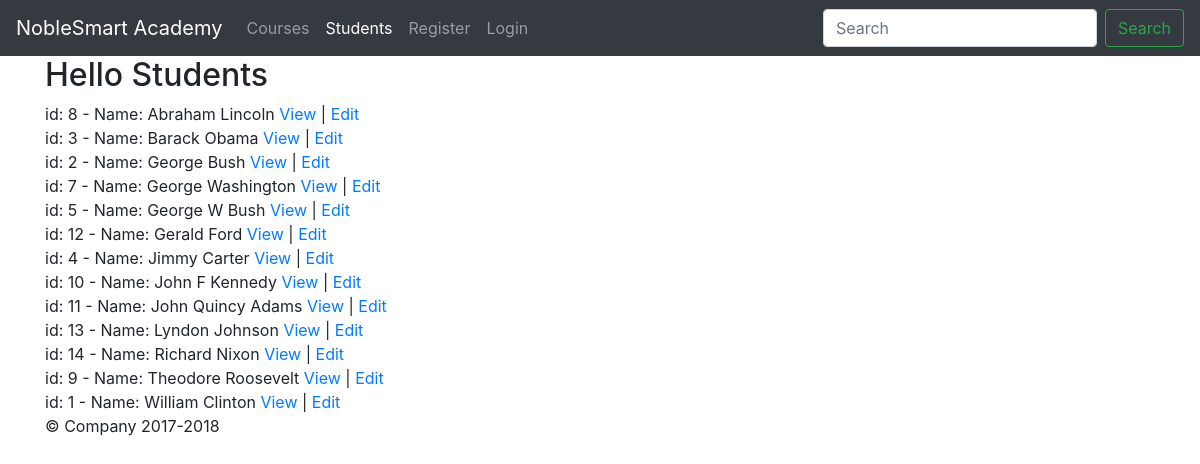
/student.php, run on the app's committed database.
### tables this page shows
CREATE TABLE IF NOT EXISTS `students` (
  `StudentID` int(11) NOT NULL AUTO_INCREMENT,
  `FirstName` varchar(50) NOT NULL,
  `LastName` varchar(50) NOT NULL,
  `MiddleInitial` varchar(5) DEFAULT NULL,
  `City` varchar(50) NOT NULL,
  `BirthDate` date DEFAULT NULL,
  PRIMARY KEY (`StudentID`)
);

### functions.php (the view, shortened to what this page needs)
<?php
function dbConnect($sql){
    $conn = new mysqli('127.0.0.1', 'root', 'root','academy',8889);
    $result = $conn->query($sql);
    return $result;
}
function buildMenu($arMenus){
    $page = $_SERVER['PHP_SELF'];
    $strOut = "<ul class='navbar-nav mr-auto'>";
    foreach($arMenus as $k=>$v) {
        $class = strpos($page, $v["link"]) === false ? '' : 'active';
        $strOut .= "<li class='nav-item $class'>";
        $strOut .= "<a class='nav-link' href=".$v["link"].">".$v["title"]."</a>";
        $strOut .= "</li>";
    }
    $strOut .= '</ul>';
    echo $strOut;
}
function userProfile(){
    if ($_SESSION != null){
        $fullname = $_SESSION["FullName"];
        $strOut = '<li class="nav-item dropdown">';
        $strOut .= '<a class="nav-link dropdown-toggle" href="http://example.com" id="dropdown01" data-toggle="dropdown" aria-haspopup="true" aria-expanded="false">'.$fullname.'</a>';
        $strOut .= '<div class="dropdown-menu" aria-labelledby="dropdown01">'.
          '<a class="dropdown-item" href="profile.php">Your Profile</a>'.
          '<a class="dropdown-item" href="courses.php">Your Courses</a>'.
          '<a class="dropdown-item" href="logout.php">Logout</a>'.
        '</div>'.
        '</li>';
    } else {
        $strOut = '<li class="nav-item">';
        $strOut .= '<a class="nav-link" href="login.php">Login</a>';
        $strOut .= '</li>';
    }
    echo $strOut;
}
function showStudents(){
    $strOut = "<h2>Hello Students</h2>";
    $sql = "SELECT * FROM Students order by FirstName, LastName";
    $students = dbConnect($sql);
    if ($students->num_rows > 0) {
        while($row = $students->fetch_assoc()) {
            $strOut .= "id: " . $row["StudentID"]. " - Name: ";
            $strOut .= $row["FirstName"]. " " . $row["LastName"];
            $strOut .= " <a href='students.php?id=".$row["StudentID"]."&mode=view'>View<a/> | ";
            $strOut .= "<a href='students.php?id=".$row["StudentID"]."&mode=edit'>Edit<a/><br/>";
        }
    } else {
        $strOut .= "0 results";
    }
    echo $strOut;
}
?>

### assets/css/jumbotron.css (style rules this page uses)
body { padding-top: 3.5rem; }

### data on the page
students: value "id: 8 - Name: Abraham Lincoln"
students: value "id: 3 - Name: Barack Obama"
students: value "id: 2 - Name: George Bush"
students: value "id: 7 - Name: George Washington"
students: value "id: 5 - Name: George W Bush"
students: value "id: 12 - Name: Gerald Ford"
students: value "id: 4 - Name: Jimmy Carter"
students: value "id: 10 - Name: John F Kennedy"
students: value "id: 11 - Name: John Quincy Adams"
students: value "id: 13 - Name: Lyndon Johnson"
students: value "id: 14 - Name: Richard Nixon"
students: value "id: 9 - Name: Theodore Roosevelt"
students: value "id: 1 - Name: William Clinton"

### other printed values
$v["title"] "Courses"
$v["title"] "Students"
$v["title"] "Register"
